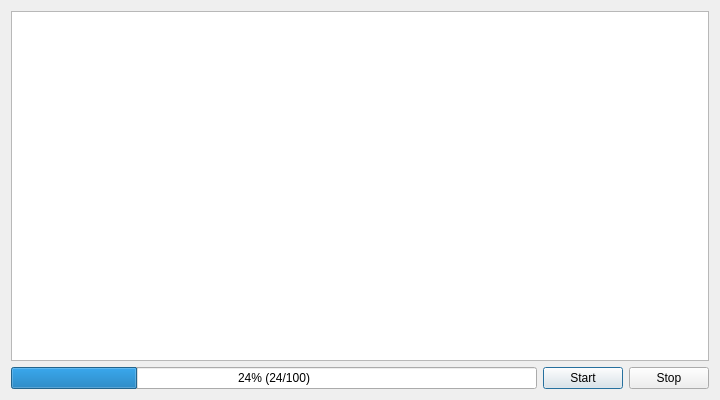
<?xml version="1.0" encoding="UTF-8"?>
<ui version="4.0">
    <class>patchGameWindow</class>
    <widget class="QDialog" name="patchGameWindow">
        <property name="windowModality">
            <enum>Qt::WindowModality::ApplicationModal</enum>
        </property>
        <property name="geometry">
            <rect>
                <x>0</x>
                <y>0</y>
                <width>720</width>
                <height>400</height>
            </rect>
        </property>
        <property name="windowTitle">
            <string>MainWindow</string>
        </property>
        <property name="modal">
            <bool>true</bool>
        </property>
        <layout class="QVBoxLayout" name="verticalLayout">
            <item>
                <widget class="QTextBrowser" name="txtLog" />
            </item>
            <item>
                <layout class="QHBoxLayout" name="horizontalLayout">
                    <item>
                        <widget class="QProgressBar" name="progressBar">
                            <property name="value">
                                <number>24</number>
                            </property>
                            <property name="format">
                                <string>%p% (%v/%m)</string>
                            </property>
                        </widget>
                    </item>
                    <item>
                        <widget class="QPushButton" name="btnStart">
                            <property name="text">
                                <string>Start</string>
                            </property>
                        </widget>
                    </item>
                    <item>
                        <widget class="QPushButton" name="btnStop">
                            <property name="text">
                                <string>Stop</string>
                            </property>
                        </widget>
                    </item>
                </layout>
            </item>
        </layout>
    </widget>
    <tabstops>
        <tabstop>btnStart</tabstop>
        <tabstop>btnStop</tabstop>
        <tabstop>txtLog</tabstop>
    </tabstops>
    <resources />
    <connections />
</ui>
